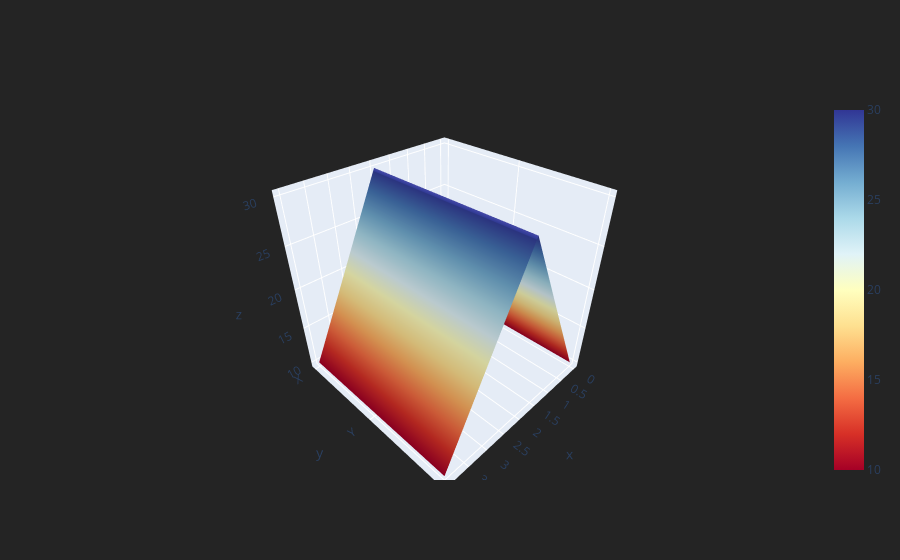

Notebook code for this chart:
### Code cell
df3.iplot(kind = 'surface', colorscale = 'rdylbu')

### Figure 1 — Plotly figure (JSON) as saved in the notebook; plotly's stock layout.template omitted (floating-point values rounded to 4 significant figures)
{"data": [{"colorscale": [[0, "rgb(165,0,38)"], [0.1, "rgb(215,48,39)"], [0.2, "rgb(244,109,67)"], [0.3, "rgb(253,174,97)"], [0.4, "rgb(254,224,144)"], [0.5, "rgb(255,255,191)"], [0.6, "rgb(224,243,248)"], [0.7, "rgb(171,217,233)"], [0.8, "rgb(116,173,209)"], [0.9, "rgb(69,117,180)"], [1, "rgb(49,54,149)"]], "type": "surface", "x": [0, 1, 2, 3, 4], "y": ["X", "Y", "Z"], "z": [[10, 20, 30, 20, 10], [10, 20, 30, 20, 10], [10, 20, 30, 20, 10]]}], "layout": {"legend": {"bgcolor": "#242424", "font": {"color": "#F4F4F4"}}, "paper_bgcolor": "#242424", "plot_bgcolor": "#242424", "title": {"font": {"color": "#F4F4F4"}}, "xaxis": {"gridcolor": "#343434", "showgrid": true, "tickfont": {"color": "#A4A4A4"}, "title": {"font": {"color": "#A4A4A4"}, "text": ""}, "zerolinecolor": "#444444"}, "yaxis": {"gridcolor": "#343434", "showgrid": true, "tickfont": {"color": "#A4A4A4"}, "title": {"font": {"color": "#A4A4A4"}, "text": ""}, "zerolinecolor": "#444444"}}}
